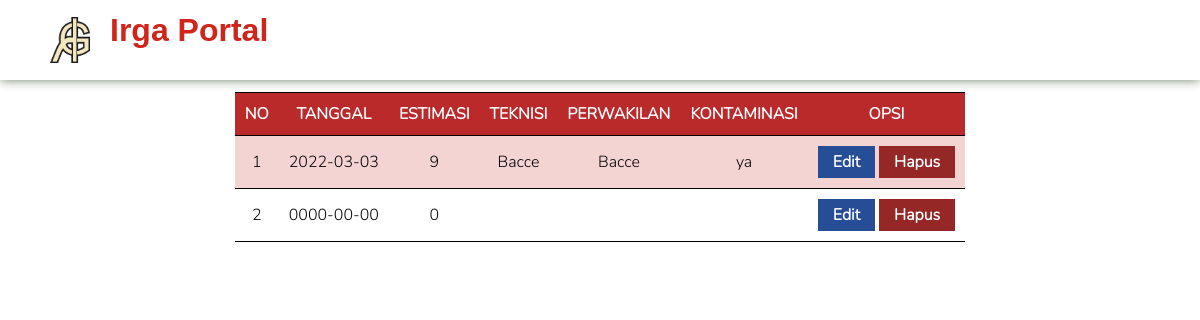
The app's page /portal/viewFormKoordinasi.php with its own data.
### tables this page shows
CREATE TABLE IF NOT EXISTS `inputKoordinasi` (
  `id` int(5) NOT NULL,
  `tglDikerja` date NOT NULL,
  `estimasi` int(15) NOT NULL,
  `namaTeknisi` varchar(25) NOT NULL,
  `namaPerwakilan` varchar(25) NOT NULL,
  `potensiKontaminasi` varchar(5) NOT NULL
);

### portal/viewFormKoordinasi.php (the view, shortened to what this page needs)
<html lang="en" dir="ltr">
  <head>
    <link rel="stylesheet" href="css/style.css">
  </head>
  <body>
    <div class="brandLogo">
      <img src="asset/logo.png" alt="myr">
      <h1> Irga Portal </h1>
    </div>
    <?php
    include 'koneksi.php';
    $no = 1;
    $data = mysqli_query($koneksi,"select * from inputKoordinasi");
    ?>
      <table>
        <tr>
          <th> NO</th>
          <th> TANGGAL </th>
          <th> ESTIMASI </th>
          <th> TEKNISI </th>
          <th> PERWAKILAN </th>
          <th> KONTAMINASI </th>
          <th> OPSI </th>
        </tr>
    <?php
      while ($d = mysqli_fetch_array($data)) {
        ?>
          <tr>
            <td> <?php echo $no++; ?> </td>
            <td> <?php echo $d['tglDikerja']; ?> </td>
            <td> <?php echo $d['estimasi']; ?> </td>
            <td> <?php echo $d['namaTeknisi']; ?> </td>
            <td> <?php echo $d['namaPerwakilan']; ?> </td>
            <td> <?php echo $d['potensiKontaminasi']; ?> </td>
            <td>
              <a href="editInputUser.php?id=<?php echo $d['id']; ?>"><button class="btn-primary"> Edit </button> </a>
              <a href="hapusInputUser.php?id=<?php echo $d['id']; ?>"><button class="btn-danger"> Hapus </button> </a>
            </td>
          </tr>
        <?php
      }
    ?>
    </table>
  </body>
</html>

### portal/css/style.css (style rules this page uses)
* { margin: 0; padding: 0; font-family: 'nunito'; }
.brandLogo { margin-bottom: 12px; padding: 12px 0; display: flex; box-shadow: 0 0 10px #6f8269; }
.brandLogo h1 { font-family: sans-serif; font-weight: bold; color: #cf251a; }
.brandLogo > img { width: 40px; margin: 5px; padding-left: 45px; padding-right: 15px; }
table { border-collapse:collapse; border-spacing:0; font-family:Arial, sans-serif; font-size:16px; padding-left:300px; margin:auto; }
table th { font-weight:bold; padding:10px; color:#fff; background-color:#ba2a2a; border-top:1px black solid; border-bottom:1px black solid; }
table td { padding:10px; border-top:1px black solid; border-bottom:1px black solid; text-align:center; }
tr:nth-child(even) { background-color: #f4d3d3; }
a { text-decoration: none; }
.btn-danger { background: #962727; color: #ffffff; padding: 5px 15px; border: none; font-size: 1em; font-weight: bolder; cursor: pointer; }
.btn-primary { background: #274d96; color: #ffffff; padding: 5px 15px; border: none; font-size: 1em; font-weight: bolder; cursor: pointer; }

### records on screen
inputkoordinasi: tglDikerja "2022-03-03", estimasi "9", namaTeknisi "Bacce", namaPerwakilan "Bacce", potensiKontaminasi "ya"
inputkoordinasi: tglDikerja "0000-00-00", estimasi "0"
